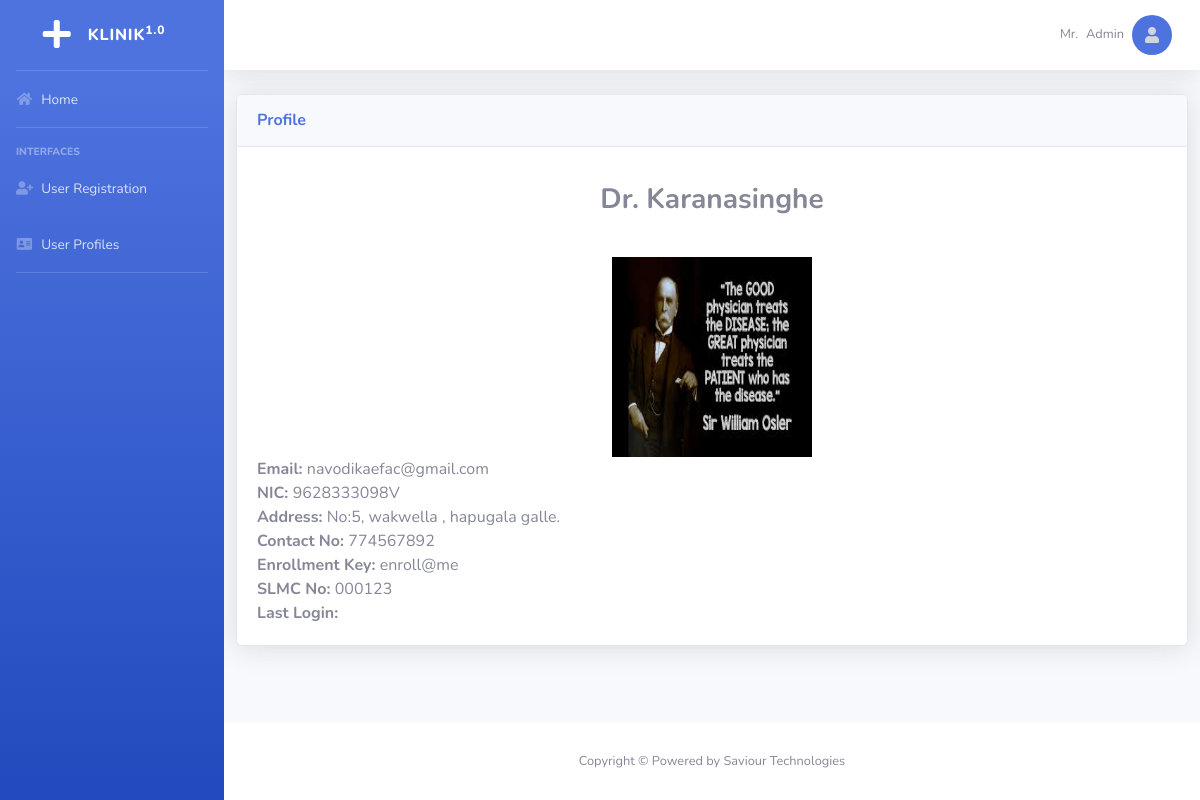
Page /admin/userViewProfile.php?id=4 (signed in) on the committed database.
### tables this page shows
CREATE TABLE `user` (
  `id` int(11) NOT NULL,
  `name` varchar(150) NOT NULL,
  `email` varchar(100) NOT NULL,
  `password` varchar(64) NOT NULL,
  `title` enum('Dr.','Ms.','Mrs.','Mr.') NOT NULL,
  `nic` varchar(15) NOT NULL,
  `staff_id` varchar(15) DEFAULT NULL,
  `address` varchar(200) NOT NULL,
  `user_type` enum('Admin','Doctor','Assistant') NOT NULL,
  `contact_no` int(15) NOT NULL,
  `enrollment_key` varchar(10) DEFAULT NULL,
  `user_enroll_status` enum('Pending','Confirmed','Deleted') DEFAULT NULL,
  `slmc_no` varchar(15) DEFAULT NULL,
  `is_deleted` enum('yes') DEFAULT NULL,
  `last_login` datetime DEFAULT NULL
);

### admin/userViewProfile.php (the view, shortened to what this page needs)
<?php
include('includes/header.php');
include('includes/navbar.php');
?>
<div class="col-lg-12">
              <div class="card shadow mb-4">
    <div class="card-header py-3">
      <h6 class="m-0 font-weight-bold text-primary">Profile</h6>
    </div>
    <div class="card-body">
<?php
      if(isset($_GET['id']))
      {
        $id =$_GET['id'];
        $servername = "localhost";
        $username = "root";
        $password = "";
        $dbname = "kdb";
$conn = new mysqli($servername, $username, $password, $dbname);
$sql = "SELECT * FROM user WHERE id='$id'";
$result = $conn->query($sql);
if ($result->num_rows > 0) {
    $row = $result->fetch_assoc();
    $name = $row['name'];
    $email = $row['email'];
    $title = $row['title'];
    $nic = $row['nic'];
    $address = $row['address'];
    $user_type = $row['user_type'];
    $contact_no = $row['contact_no'];
    $enrollment_key = $row['enrollment_key'];
    $slmc_no = $row['slmc_no'];
    $last_login = $row['last_login'];
    if($user_type=='Doctor')
    {   echo "<p><center><b><h3>".$title."</b>".' '."<b>". $name."</b></center></p></h3><br>";
        $img='<img src="img/img1.jpg"  alt="user image" style="width: 200px; height: 200px;"><br>';
        echo "<center>".$img."</center>";
        echo "<b>Email: </b>" . $email . "<br>";
        echo "<b>NIC: </b>" . $nic . "<br>";
        echo "<b>Address: </b>" . $address. "<br>";
        echo "<b>Contact No: </b>" . $contact_no. "<br>";
        echo "<b>Enrollment Key: </b>" . $enrollment_key. "<br>";
        echo "<b>SLMC No: </b>" . $slmc_no . "<br>";
        echo "<b>Last Login:</b>" . $last_login. "<br>";
      }
        else{
            echo "Something went wrong";
        }}
}
?>
                </div>
              </div>
            </div>
	</div>
<?php
include('includes/footer.php');
?>

### rows in the picture
user: title "Dr.", name "Karanasinghe", email "navodikaefac@gmail.com", nic "9628333098V", address "No:5, wakwella , hapugala galle.", contact_no "774567892", enrollment_key "enroll@me", slmc_no "000123"

### other values in the picture
$_SESSION['title'] "Mr."
$_SESSION['name'] "Admin"
